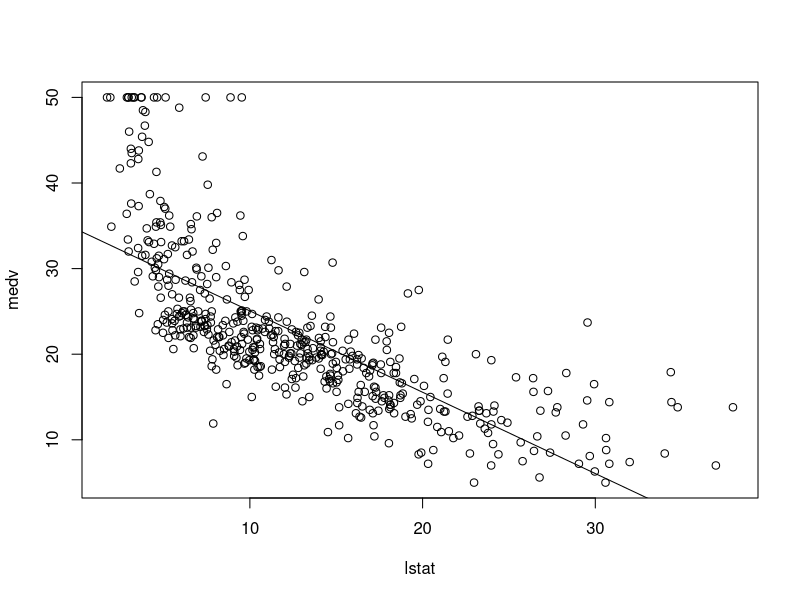

Here is the R script that generated this plot:
## ---- chunk 1
library(MASS)
head(Boston)
## ---- chunk 2
linear_model <- lm(medv~lstat, data = Boston)
linear_model
## ---- chunk 3
summary(linear_model)
## ---- chunk 4
names(linear_model)
## ---- chunk 5
attach(Boston)
plot(lstat, medv)
abline(linear_model)
